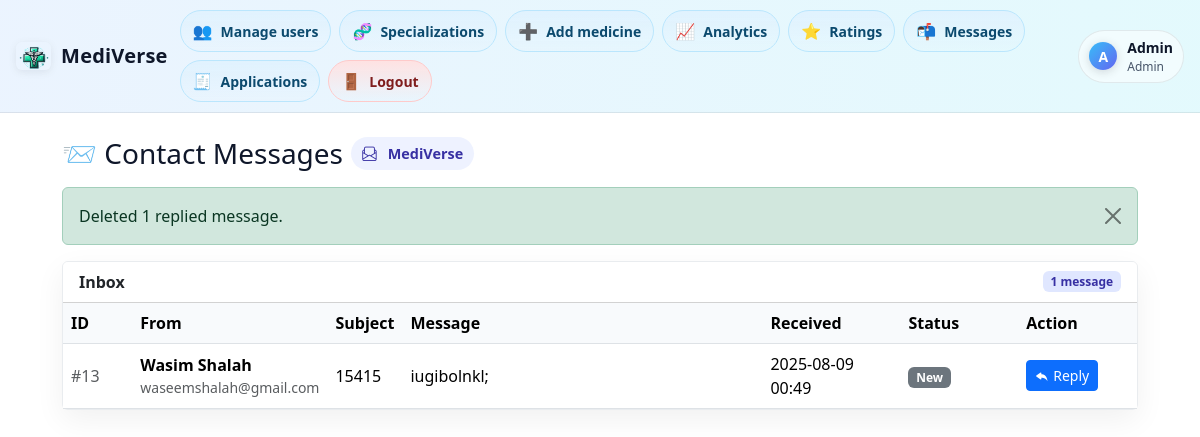
The app's page /labs/Doctors/admin/contact_messages.php (signed in) with its own data.
### tables this page shows
CREATE TABLE `contact_messages` (
  `id` int(11) NOT NULL,
  `name` varchar(100) NOT NULL,
  `email` varchar(150) NOT NULL,
  `subject` varchar(200) NOT NULL,
  `message` text NOT NULL,
  `created_at` timestamp NOT NULL DEFAULT current_timestamp(),
  `status` enum('new','replied') NOT NULL DEFAULT 'new',
  `reply` text DEFAULT NULL,
  `replied_at` datetime DEFAULT NULL
);

### labs/Doctors/admin/contact_messages.php (the view, shortened to what this page needs)
<?php
require_once '../config.php';
$deletedCount = 0;
if ($del = $conn->prepare("DELETE FROM contact_messages WHERE status = 'replied'")) {
    $del->execute();
    $deletedCount = $del->affected_rows;
}
$contactsQ = $conn->query("
    SELECT id, name, email, subject, message, status, created_at
    FROM contact_messages
    ORDER BY created_at DESC
");
?>
<!DOCTYPE html>
<html lang="en">
<head>
  <link href="https://cdn.jsdelivr.net/npm/bootstrap@5.3.2/dist/css/bootstrap.min.css" rel="stylesheet">
  <link href="https://cdn.jsdelivr.net/npm/bootstrap-icons@1.11.3/font/bootstrap-icons.css" rel="stylesheet">
</head>
<body>
<?php include '../navbar_loggedin.php'; ?>
<div class="container page-wrap my-4">
  <div class="d-flex align-items-center justify-content-between mb-3">
    <div class="d-flex align-items-center gap-2">
      <h3 class="mb-0">📨 Contact Messages</h3>
      <span class="chip"><i class="bi bi-envelope-paper me-1"></i>MediVerse</span>
    </div>
  </div>
  <?php if ($deletedCount > 0): ?>
    <div class="alert alert-success alert-dismissible fade show" role="alert">
      Deleted <?= (int)$deletedCount ?> replied message<?= $deletedCount === 1 ? '' : 's' ?>.
      <button type="button" class="btn-close" data-bs-dismiss="alert" aria-label="Close"></button>
    </div>
  <?php endif; ?>
  <div class="card card-shadow">
    <div class="card-header bg-white d-flex align-items-center justify-content-between">
      <strong>Inbox</strong>
      <span class="badge count-badge">
        <?php
          $remaining = $contactsQ->num_rows ?? 0;
          echo (int)$remaining . ' message' . ($remaining === 1 ? '' : 's');
        ?>
      </span>
    </div>
    <div class="table-responsive">
      <table class="table table-hover align-middle mb-0">
        <thead>
          <tr>
            <th style="width:80px;">ID</th>
            <th style="width:180px;">From</th>
            <th>Subject</th>
            <th style="min-width:360px;">Message</th>
            <th style="width:160px;">Received</th>
            <th style="width:140px;">Status</th>
            <th style="width:140px;">Action</th>
          </tr>
        </thead>
        <tbody>
          <?php if ($contactsQ->num_rows === 0): ?>
            <tr>
              <td colspan="7" class="text-center text-muted py-4">
                <i class="bi bi-inbox mb-2 d-block" style="font-size:1.6rem;"></i>
                No messages.
              </td>
            </tr>
          <?php else: ?>
            <?php while ($c = $contactsQ->fetch_assoc()): ?>
              <tr>
                <td class="text-muted">#<?= (int)$c['id'] ?></td>
                <td>
                  <div class="fw-semibold"><?= htmlspecialchars($c['name']) ?></div>
                  <div class="text-muted small"><?= htmlspecialchars($c['email']) ?></div>
                </td>
                <td><?= htmlspecialchars($c['subject']) ?></td>
                <td class="msg-cell"><?= nl2br(htmlspecialchars($c['message'])) ?></td>
                <td><?= htmlspecialchars(date('Y-m-d H:i', strtotime($c['created_at']))) ?></td>
                <td>
                  <?php if ($c['status'] === 'new'): ?>
                    <span class="badge bg-secondary">New</span>
                  <?php else: ?>
                    <span class="badge bg-light text-dark"><?= htmlspecialchars(ucfirst($c['status'])) ?></span>
                  <?php endif; ?>
                </td>
                <td>
                  <?php if ($c['status'] === 'new'): ?>
                    <a href="../reply_contact.php?id=<?= (int)$c['id'] ?>" class="btn btn-sm btn-primary">
                      <i class="bi bi-reply-fill me-1"></i>Reply
                    </a>
                  <?php else: ?>
                    &ndash;
                  <?php endif; ?>
                </td>
              </tr>
            <?php endwhile; ?>
          <?php endif; ?>
        </tbody>
      </table>
    </div>
  </div>
</div>
</body>
</html>

### labs/Doctors/admin/contact_messages.php (style rules this page uses)
:root { --bg:#ffffff; --ink:#0f172a; --muted:#64748b; --line:#e5e7eb; }
body { background:#ffffff; color:var(--ink); }
.page-wrap { max-width: 1100px; }
.card-shadow { box-shadow:0 10px 30px rgba(2,6,23,.06); border:1px solid #e9ecef; }
.chip { display:inline-flex; align-items:center; gap:.45rem; background:#eef2ff; color:#3730a3; border-radius:999px; padding:.35rem .7rem; font-weight:700; font-size:.9rem; }
.table thead th { background:#f8fafc; }
.msg-cell { max-width: 380px; white-space: pre-wrap; }
.count-badge { background:#e0e7ff; color:#3730a3; font-weight:700; }

### labs/Doctors/navbar_loggedin.php (style rules this page uses)
:root { --bg: rgba(255,255,255,.65); --bg-dark: rgba(17,24,39,.65); --fg: #0f172a; --fg-subtle:#475569; --ring: rgba(59,130,246,.35); }

### records on screen
contact_messages: id "13", name "Wasim Shalah", email "waseemshalah@gmail.com", subject "15415", message "iugibolnkl;", created_at "2025-08-09 00:49", status "New"

### other values on screen
$initial "A"
$name ?: 'User' "Admin"
$role "Admin"
$deletedCount "1"
$remaining "1"
